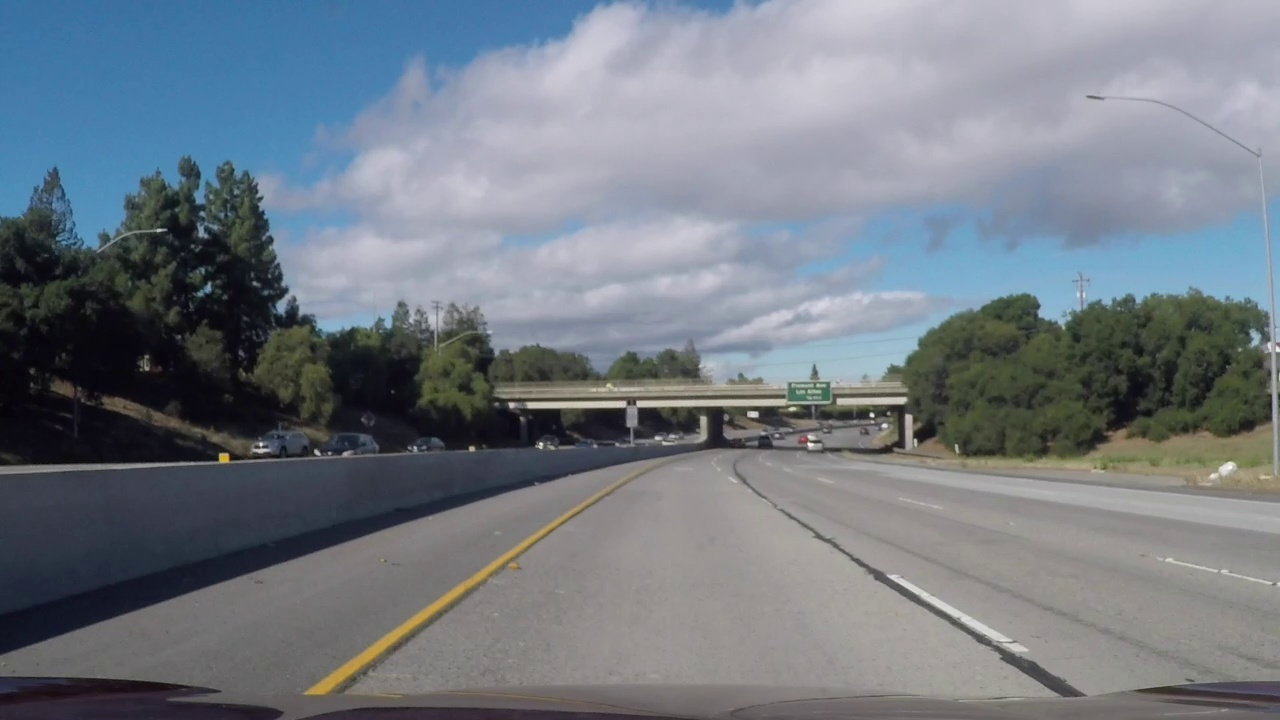
#> input picture Computer Vision/Autonomous-Vehicle-Curved-Lane-Line-Detection/test_images/challenge_video_frame_1.jpg, 1280 x 720 px
$ python -i thresholding.py   (imports and definitions only)   (older library calls are emulated)
#> lines starting #> are read from the running program, lines starting #| are printed output that depends on the picture; after the words box and inside, x2 and y2 are one past the last pixel; in counts of white or black regions, pixels touching at a corner belong together
"""
Color and Gradient Thresholding Module
======================================
Combines HLS color space (S and L channels), HSV color space, and
directional Sobel gradient filtering to extract lane boundary pixels
under varying illumination, shadow gradients, and asphalt reflectance.
"""

import cv2
import numpy as np


class Thresholding:
    """Extracts lane boundary pixels using adaptive color and gradient thresholding."""

    def __init__(self, sobel_kernel=3):
        self.sobel_kernel = sobel_kernel

    @staticmethod
    def _threshold_rel(channel, lo_ratio, hi_ratio):
        vmin = np.min(channel)
        vmax = np.max(channel)
        if vmax == vmin:
            return np.zeros_like(channel, dtype=np.uint8)
        vlo = vmin + (vmax - vmin) * lo_ratio
        vhi = vmin + (vmax - vmin) * hi_ratio
        return np.uint8((channel >= vlo) & (channel <= vhi)) * 255

    @staticmethod
    def _threshold_abs(channel, lo_val, hi_val):
        return np.uint8((channel >= lo_val) & (channel <= hi_val)) * 255

    def forward(self, img_rgb):
        """
        Process an RGB top-down bird's-eye image into a binary thresholded mask.

        Parameters:
            img_rgb (np.ndarray): Warped RGB image (H, W, 3)

        Returns:
            binary_mask (np.ndarray): Binary lane pixel mask (H, W) with values {0, 255}
        """
        hls = cv2.cvtColor(img_rgb, cv2.COLOR_RGB2HLS)
#> hls: shape (720, 1280, 3); mean of channels 0, 1, 2 83.5, 123.7, 36.8
        hsv = cv2.cvtColor(img_rgb, cv2.COLOR_RGB2HSV)
#> hsv: shape (720, 1280, 3); mean H, S, V 83.6, 48.2, 135.7

        h_channel = hls[:, :, 0]
        l_channel = hls[:, :, 1]
        s_channel = hls[:, :, 2]
        v_channel = hsv[:, :, 2]
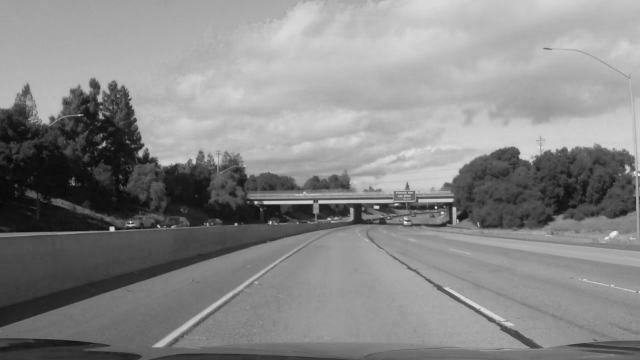
#> v_channel: shape (720, 1280) (shown at 1/2 size); min 6, max 255, mean 135.7

        # White lane isolation via lightness and saturation
        right_lane = self._threshold_rel(l_channel, 0.78, 1.0)
#> in _threshold_rel, `vmin = np.min(channel)`: vmin = 5
#> in _threshold_rel, `vmax = np.max(channel)`: vmax = 253
#> in _threshold_rel, `vlo = vmin + (vmax - vmin) * lo_ratio`: vlo = 198.4
#> in _threshold_rel, `vhi = vmin + (vmax - vmin) * hi_ratio`: vhi = 253
        right_lane[:, :650] = 0
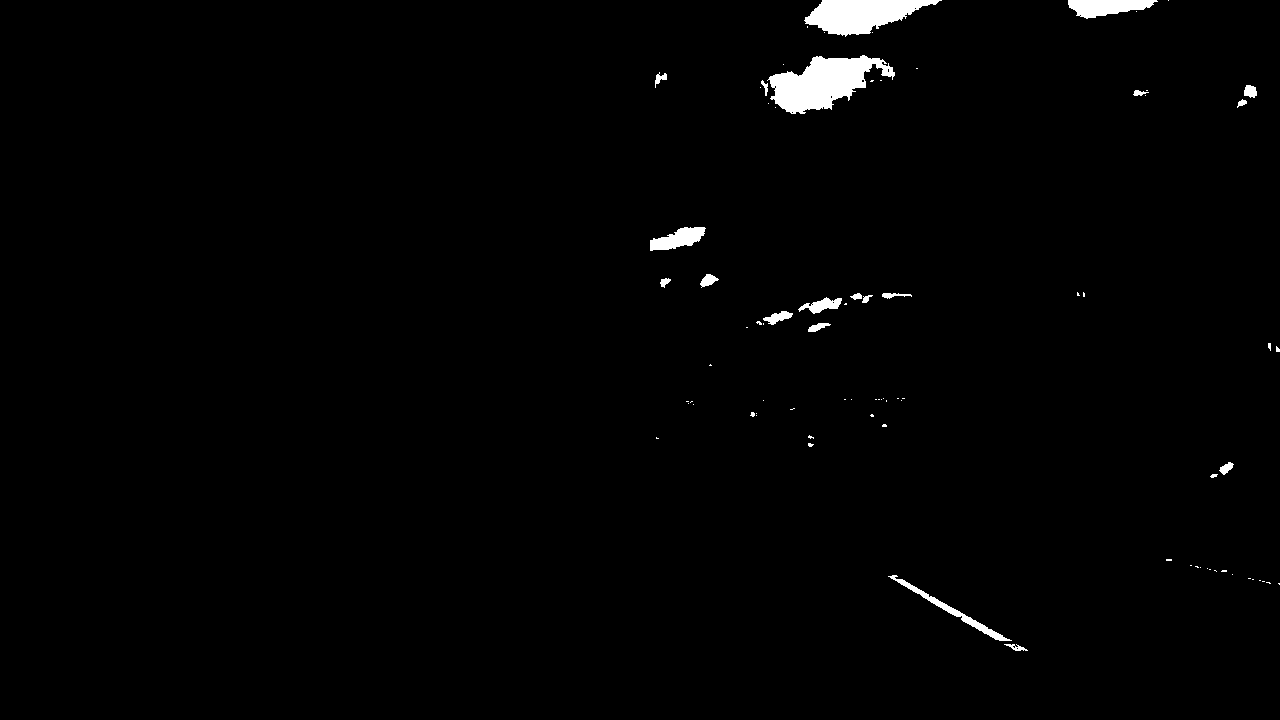
#> right_lane: shape (720, 1280); 1.3% white; 83 white regions (62 under 20 px), largest, box (x1, y1, x2, y2) and area: (767, 55, 895, 114) 4059, (804, 0, 942, 37) 3000, (1068, 0, 1158, 19) 1105

        # Yellow lane isolation via hue and value
        yellow_h = self._threshold_abs(h_channel, 15, 35)
        yellow_v = self._threshold_rel(v_channel, 0.65, 1.0)
        left_lane = yellow_h & yellow_v
#> left_lane: shape (720, 1280); 0.83% white; 170 white regions (129 under 20 px), largest, box (x1, y1, x2, y2) and area: (306, 503, 585, 694) 2125, (637, 399, 787, 407) 851, (526, 401, 622, 408) 555
        left_lane[:, 600:] = 0
#> left_lane: shape (720, 1280); 0.29% white; 10 white regions (6 under 20 px), largest, box (x1, y1, x2, y2) and area: (306, 503, 585, 694) 2125, (526, 402, 600, 408) 426, (220, 454, 229, 463) 75, (589, 388, 600, 392) 31

        # Sobel X gradient thresholding for sharp lane contrast
        gray = cv2.cvtColor(img_rgb, cv2.COLOR_RGB2GRAY)
        sobelx = cv2.Sobel(gray, cv2.CV_64F, 1, 0, ksize=self.sobel_kernel)
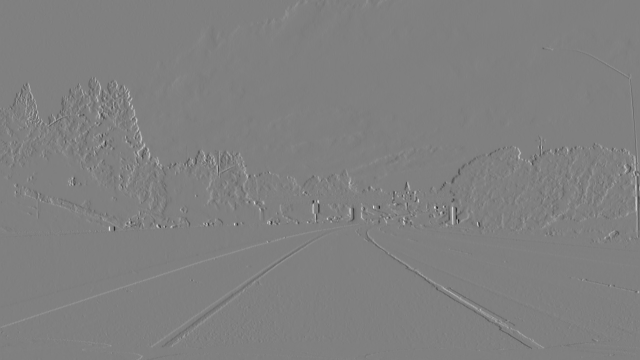
#> sobelx: shape (720, 1280) float64 (shown at 1/2 size); min -598, max 592, mean 0.5; drawn with min black and max white
        abs_sobelx = np.absolute(sobelx)
        scaled_sobel = np.uint8(255 * abs_sobelx / (np.max(abs_sobelx) + 1e-6))
        grad_lane = self._threshold_abs(scaled_sobel, 30, 200)

        # S-channel saturation reinforcement
        s_binary = self._threshold_rel(s_channel, 0.6, 1.0)
        combined_grad = (grad_lane & s_binary)
#> combined_grad: shape (720, 1280); 0% white in thin lines or dots, all inside (x1, y1, x2, y2) = (63, 170, 810, 460)

        # Combined binary lane extraction
        combined_binary = (left_lane | right_lane | combined_grad)
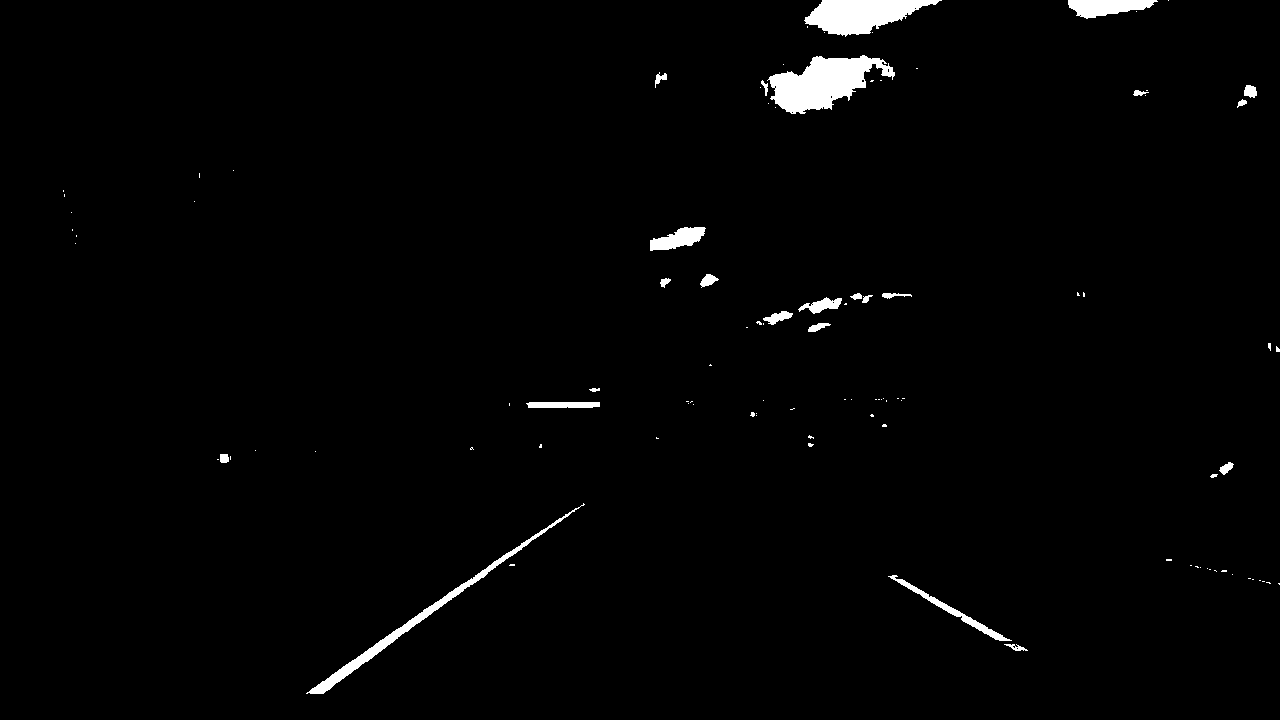
#> combined_binary: shape (720, 1280); 1.6% white; 104 white regions (79 under 20 px), largest, box (x1, y1, x2, y2) and area: (767, 55, 895, 114) 4059, (804, 0, 942, 37) 3000, (306, 503, 585, 694) 2125

        return combined_binary

>>> import cv2
>>> picture = cv2.cvtColor(cv2.imread('../test_images/challenge_video_frame_1.jpg'), cv2.COLOR_BGR2RGB)
>>> result = Thresholding().forward(picture)

$ run again, on Computer Vision/Autonomous-Vehicle-Curved-Lane-Line-Detection/test_images/challenge_video_frame_100.jpg
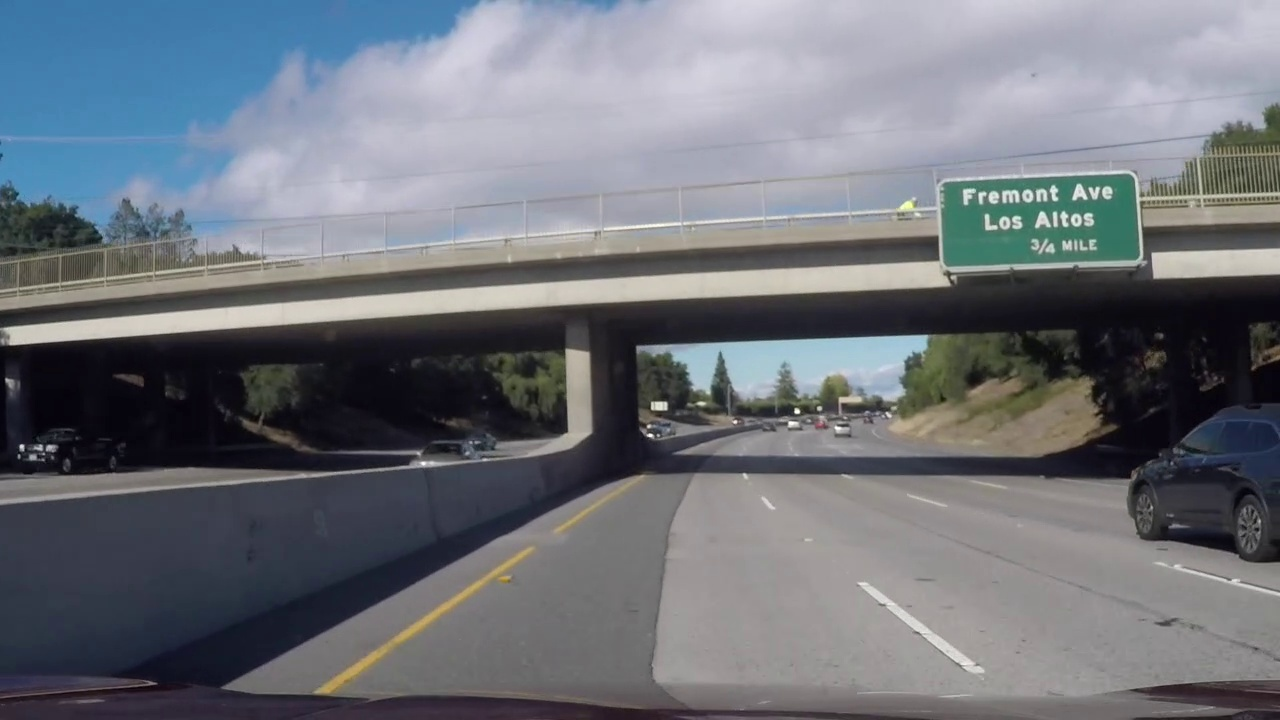
#> input picture Computer Vision/Autonomous-Vehicle-Curved-Lane-Line-Detection/test_images/challenge_video_frame_100.jpg, 1280 x 720 px
#> hls: shape (720, 1280, 3); mean of channels 0, 1, 2 89.1, 116, 34.7
#> hsv: shape (720, 1280, 3); mean H, S, V 89.1, 45.9, 125.4
#> vmin = 2
#> vmax = 254
#> vlo = 198.6
#> vhi = 254
#> in forward, `right_lane[:, :650] = 0`:
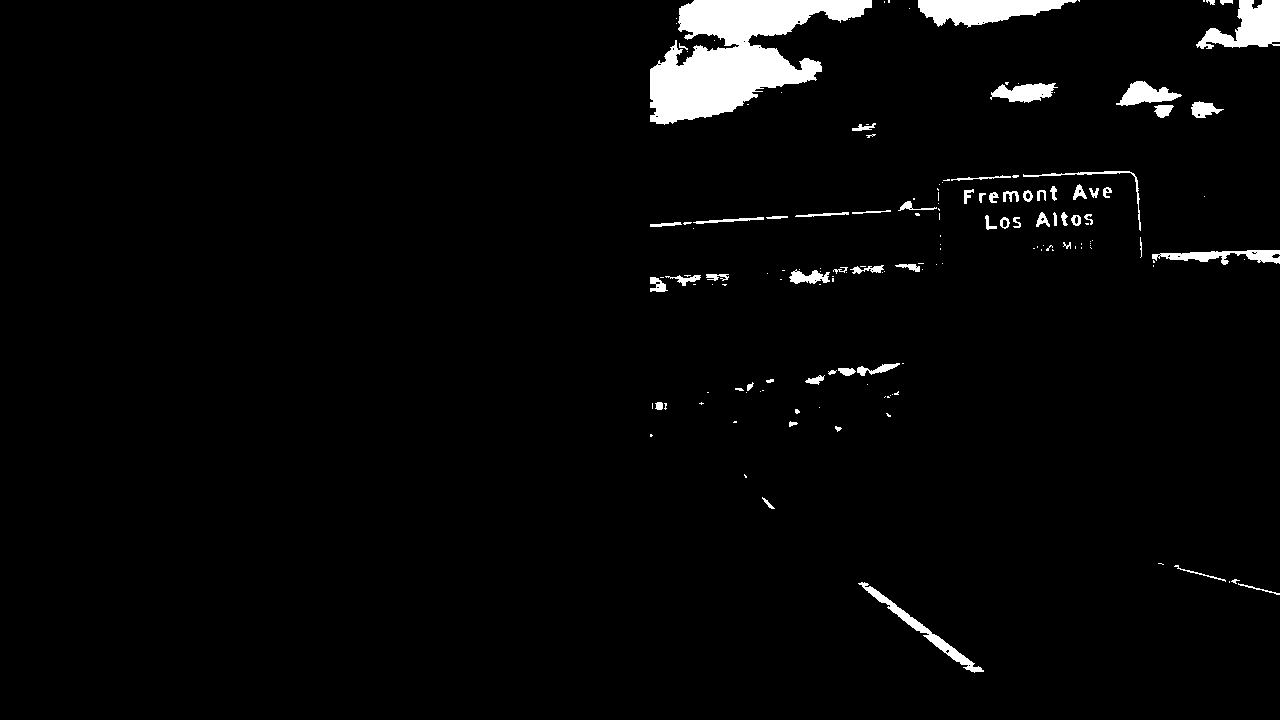
#> right_lane: shape (720, 1280); 3.1% white; 158 white regions (96 under 20 px), largest, box (x1, y1, x2, y2) and area: (650, 0, 872, 125) 14009, (918, 0, 1077, 28) 2697, (1196, 0, 1280, 49) 2329
#> combined_grad: shape (720, 1280); 0% white in thin lines or dots, all inside (x1, y1, x2, y2) = (1, 156, 942, 436)
#> in forward, `combined_binary = (left_lane | right_lane | combined_grad)`:
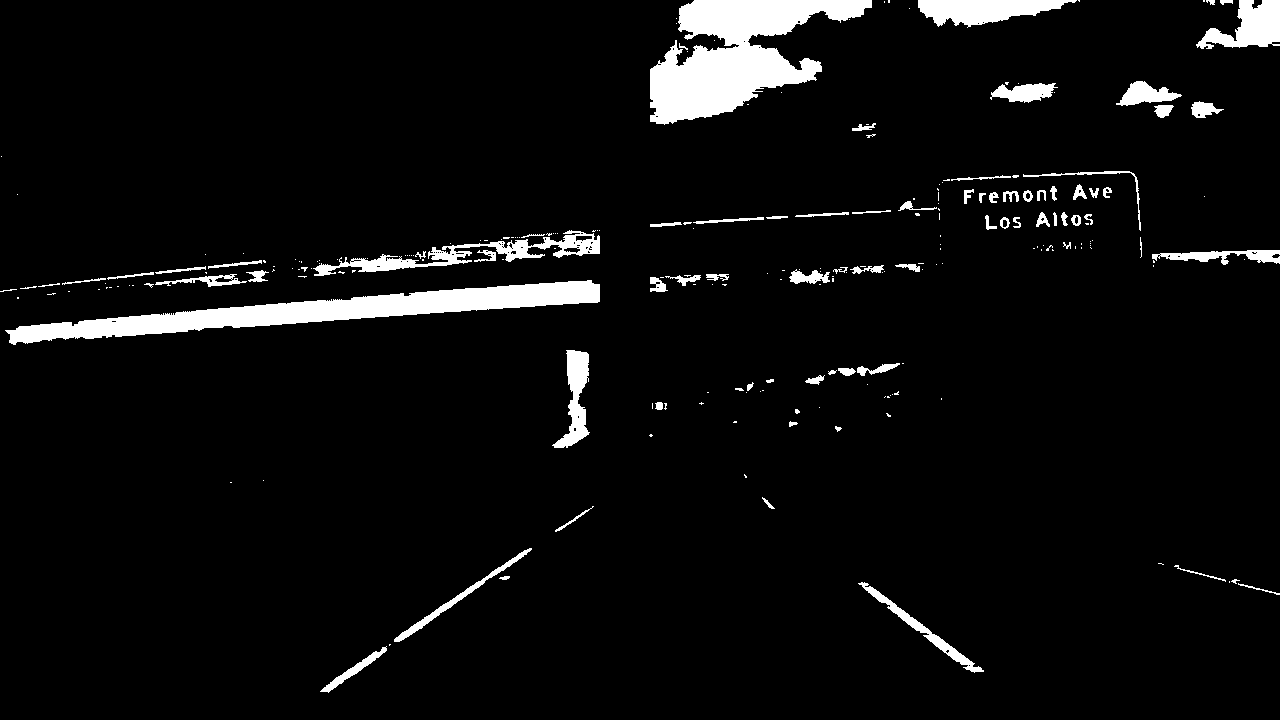
#> combined_binary: shape (720, 1280); 5.2% white; 239 white regions (157 under 20 px), largest, box (x1, y1, x2, y2) and area: (650, 0, 872, 125) 14009, (5, 280, 600, 345) 12049, (313, 230, 600, 276) 3033
